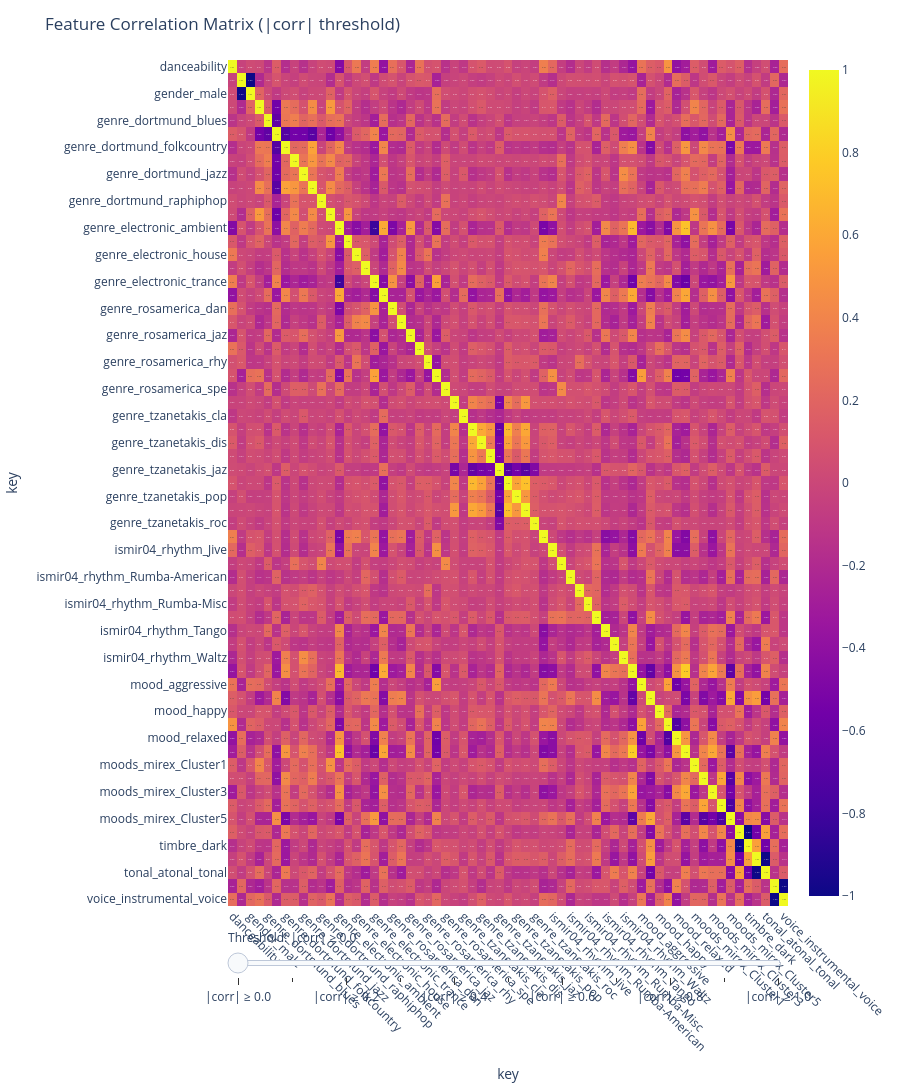

The cell this chart's notebook holds for it:
### Code cell
import numpy as np
import plotly.express as px


# thresholds for slider
thresholds = np.round(np.arange(0.0, 1.01, 0.1), 2)

# build frames
frames = []
for t in thresholds:
    corr_masked = corr.where(corr.abs() >= t)

    frames.append(
        dict(
            name=str(t),
            data=[dict(
                type="heatmap",
                z=corr_masked.values,
                x=corr.columns,
                y=corr.index,
                zmin=-1,
                zmax=1
            )]
        )
    )

# base figure
fig = px.imshow(
    corr,
    text_auto=".2f",
    aspect="auto"
)

fig.update_layout(
    title="Feature Correlation Matrix (|corr| threshold)",
    height=max(800, 40 * len(corr)),
    xaxis_tickangle=45,
    sliders=[{
        "steps": [
            {
                "method": "animate",
                "label": f"|corr| ≥ {t}",
                "args": [[str(t)], {"mode": "immediate", "frame": {"duration": 0}}]
            }
            for t in thresholds
        ],
        "currentvalue": {"prefix": "Threshold: "}
    }]
)

fig.update(frames=frames)
fig.show()

### Figure 1 — Plotly figure (JSON) as saved in the notebook; plotly's stock layout.template omitted (floating-point values rounded to 4 significant figures; data arrays with more than 128 entries replaced by an {"elided": "..."} marker saying what was removed)
{"data": [{"coloraxis": "coloraxis", "hovertemplate": "key: %{x}<br>key: %{y}<br>color: %{z}<extra></extra>", "name": "0", "texttemplate": "%{z:.2f}", "type": "heatmap", "x": ["danceability", "gender_female", "gender_male", "genre_dortmund_alternative", "genre_dortmund_blues", "genre_dortmund_electronic", "genre_dortmund_folkcountry", "genre_dortmund_funksoulrnb", "genre_dortmund_jazz", "genre_dortmund_pop", "genre_dortmund_raphiphop", "genre_dortmund_rock", "genre_electronic_ambient", "genre_electronic_dnb", "genre_electronic_house", "genre_electronic_techno", "genre_electronic_trance", "genre_rosamerica_cla", "genre_rosamerica_dan", "genre_rosamerica_hip", "genre_rosamerica_jaz", "genre_rosamerica_pop", "genre_rosamerica_rhy", "genre_rosamerica_roc", "genre_rosamerica_spe", "genre_tzanetakis_blu", "genre_tzanetakis_cla", "genre_tzanetakis_cou", "genre_tzanetakis_dis", "genre_tzanetakis_hip", "genre_tzanetakis_jaz", "genre_tzanetakis_met", "genre_tzanetakis_pop", "genre_tzanetakis_reg", "genre_tzanetakis_roc", "ismir04_rhythm_ChaChaCha", "ismir04_rhythm_Jive", "ismir04_rhythm_Quickstep", "ismir04_rhythm_Rumba-American", "ismir04_rhythm_Rumba-International", "ismir04_rhythm_Rumba-Misc", "ismir04_rhythm_Samba", "ismir04_rhythm_Tango", "ismir04_rhythm_VienneseWaltz", "ismir04_rhythm_Waltz", "mood_acoustic", "mood_aggressive", "mood_electronic", "mood_happy", "mood_party", "mood_relaxed", "mood_sad", "moods_mirex_Cluster1", "moods_mirex_Cluster2", "moods_mirex_Cluster3", "moods_mirex_Cluster4", "moods_mirex_Cluster5", "timbre_bright", "timbre_dark", "tonal_atonal_atonal", "tonal_atonal_tonal", "voice_instrumental_instrumental", "voice_instrumental_voice"], "xaxis": "x", "y": ["danceability", "gender_female", "gender_male", "genre_dortmund_alternative", "genre_dortmund_blues", "genre_dortmund_electronic", "genre_dortmund_folkcountry", "genre_dortmund_funksoulrnb", "genre_dortmund_jazz", "genre_dortmund_pop", "genre_dortmund_raphiphop", "genre_dortmund_rock", "genre_electronic_ambient", "genre_electronic_dnb", "genre_electronic_house", "genre_electronic_techno", "genre_electronic_trance", "genre_rosamerica_cla", "genre_rosamerica_dan", "genre_rosamerica_hip", "genre_rosamerica_jaz", "genre_rosamerica_pop", "genre_rosamerica_rhy", "genre_rosamerica_roc", "genre_rosamerica_spe", "genre_tzanetakis_blu", "genre_tzanetakis_cla", "genre_tzanetakis_cou", "genre_tzanetakis_dis", "genre_tzanetakis_hip", "genre_tzanetakis_jaz", "genre_tzanetakis_met", "genre_tzanetakis_pop", "genre_tzanetakis_reg", "genre_tzanetakis_roc", "ismir04_rhythm_ChaChaCha", "ismir04_rhythm_Jive", "ismir04_rhythm_Quickstep", "ismir04_rhythm_Rumba-American", "ismir04_rhythm_Rumba-International", "ismir04_rhythm_Rumba-Misc", "ismir04_rhythm_Samba", "ismir04_rhythm_Tango", "ismir04_rhythm_VienneseWaltz", "ismir04_rhythm_Waltz", "mood_acoustic", "mood_aggressive", "mood_electronic", "mood_happy", "mood_party", "mood_relaxed", "mood_sad", "moods_mirex_Cluster1", "moods_mirex_Cluster2", "moods_mirex_Cluster3", "moods_mirex_Cluster4", "moods_mirex_Cluster5", "timbre_bright", "timbre_dark", "tonal_atonal_atonal", "tonal_atonal_tonal", "voice_instrumental_instrumental", "voice_instrumental_voice"], "yaxis": "y", "z": {"elided": "63x63 float values"}}], "layout": {"coloraxis": {"colorscale": [[0, "#0d0887"], [0.1111, "#46039f"], [0.2222, "#7201a8"], [0.3333, "#9c179e"], [0.4444, "#bd3786"], [0.5556, "#d8576b"], [0.6667, "#ed7953"], [0.7778, "#fb9f3a"], [0.8889, "#fdca26"], [1, "#f0f921"]]}, "height": 2520, "margin": {"t": 60}, "sliders": [{"currentvalue": {"prefix": "Threshold: "}, "steps": [{"args": [["0.0"], {"frame": {"duration": 0}, "mode": "immediate"}], "label": "|corr| ≥ 0.0", "method": "animate"}, {"args": [["0.1"], {"frame": {"duration": 0}, "mode": "immediate"}], "label": "|corr| ≥ 0.1", "method": "animate"}, {"args": [["0.2"], {"frame": {"duration": 0}, "mode": "immediate"}], "label": "|corr| ≥ 0.2", "method": "animate"}, {"args": [["0.3"], {"frame": {"duration": 0}, "mode": "immediate"}], "label": "|corr| ≥ 0.3", "method": "animate"}, {"args": [["0.4"], {"frame": {"duration": 0}, "mode": "immediate"}], "label": "|corr| ≥ 0.4", "method": "animate"}, {"args": [["0.5"], {"frame": {"duration": 0}, "mode": "immediate"}], "label": "|corr| ≥ 0.5", "method": "animate"}, {"args": [["0.6"], {"frame": {"duration": 0}, "mode": "immediate"}], "label": "|corr| ≥ 0.6", "method": "animate"}, {"args": [["0.7"], {"frame": {"duration": 0}, "mode": "immediate"}], "label": "|corr| ≥ 0.7", "method": "animate"}, {"args": [["0.8"], {"frame": {"duration": 0}, "mode": "immediate"}], "label": "|corr| ≥ 0.8", "method": "animate"}, {"args": [["0.9"], {"frame": {"duration": 0}, "mode": "immediate"}], "label": "|corr| ≥ 0.9", "method": "animate"}, {"args": [["1.0"], {"frame": {"duration": 0}, "mode": "immediate"}], "label": "|corr| ≥ 1.0", "method": "animate"}]}], "title": {"text": "Feature Correlation Matrix (|corr| threshold)"}, "xaxis": {"anchor": "y", "domain": [0, 1], "tickangle": 45, "title": {"text": "key"}}, "yaxis": {"anchor": "x", "autorange": "reversed", "domain": [0, 1], "title": {"text": "key"}}}}
